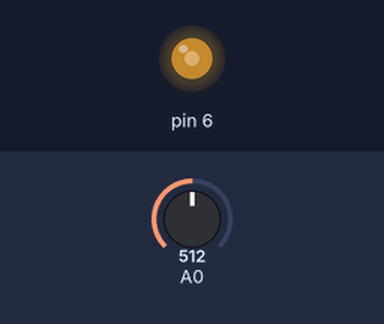
This sketch was run on a simulated Arduino Uno, built with avr-gcc and run on an emulated ATmega328P. Parts: output pins drawn as LEDs (lit = HIGH). The inputs (shaded band) are chosen by the test bench; at power-on: A0 = 512.

Above: at 1.2 s.
1.3 s: A0 set to 716
At 1.9 s:
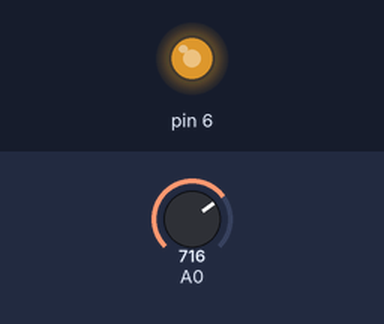
2.8 s: A0 set to 900
At 4.0 s:
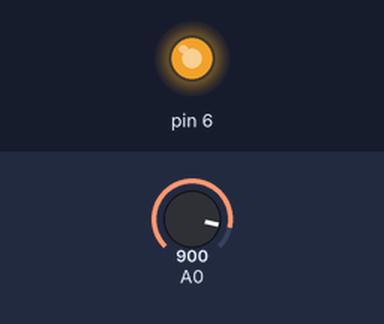
4.3 s: A0 set to 122
At 5.3 s:
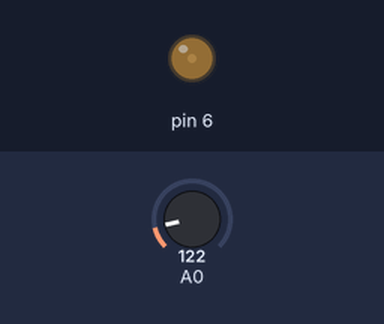
5.8 s: A0 set to 0
At 6.5 s:
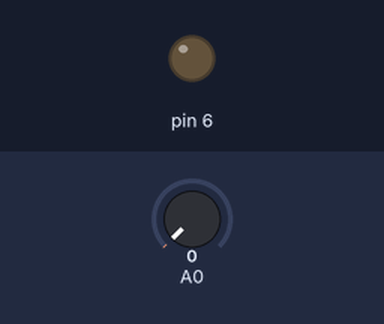
7.3 s: A0 set to 511
At 7.6 s:
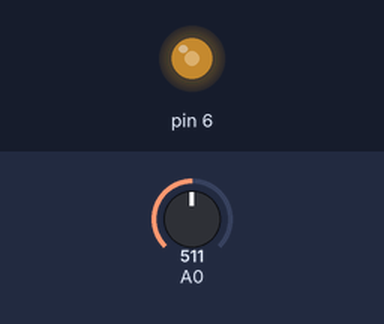
Timing chart, 0 to 9.8 s (numbered marks = the images above; inputs shaded):
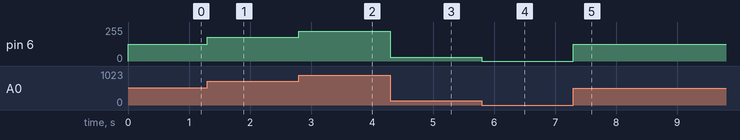

The sketch:

sketch_sep2a_Potentiometer.ino
```cpp
/*
Arduino Potentiometer LED Brightness Control (Trial 2)
Board: Arduino R3 (UNO)
Input: Potentiometer
OUtput: LED

Potentiometer Connections:
Potentiometer Pin 1 -> GND
Potentiometer Pin 2 -> (Middle Wipper) -. Analog Pin 0
Potentiometer Pin 3 -> 5v

LED Connections:
Arduino Digital Pin 6-> LED (+)
LED (-) -> Resistor
Resistor -> Arduino GND

Description:
This project uses a potentiometer to control the brightness of an LED.
Turning the potentiometer changes its resistance which changes the analog value
being read by the Arduino.
*/
int pot; // Stores the value Read from the potentiometer
int led; // Stores the Brightness value from the LED
void setup() {
  // put your setup code here, to run once:
pinMode(A0, INPUT);
pinMode (6, OUTPUT);

}

void loop() {
  // put your main code here, to run repeatedly:
pot = analogRead (A0);
led = map(pot,0, 1023, 0, 255);

analogWrite(6,led);

}
```

Measured:
- after the input at 1.3 s, pin 6: 127/255 → 178/255 at once
- after the input at 2.8 s, pin 6: 178/255 → 224/255 at once
- after the input at 4.3 s, pin 6: 224/255 → 30/255 at once
- after the input at 5.8 s, pin 6: 30/255 → 0/255 at once
- after the input at 7.3 s, pin 6: 0/255 → 127/255 at once
